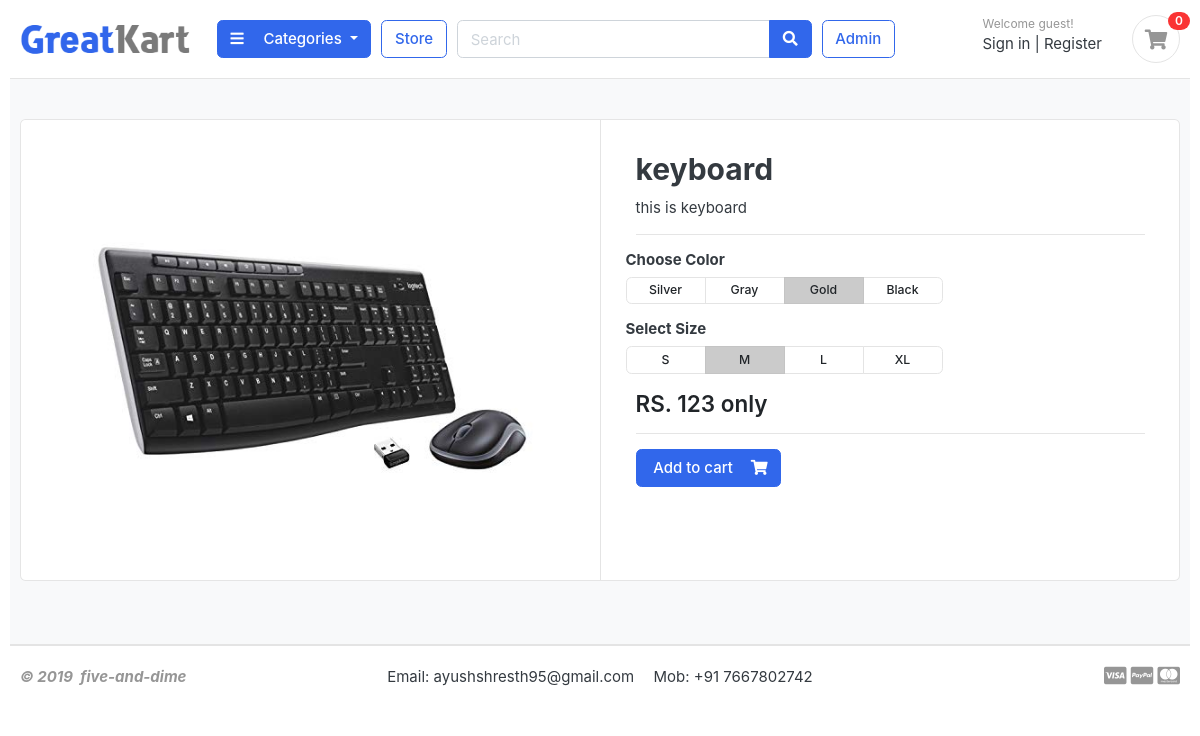
The app's page /store/category/electronic/keyboard/ with its own data.
### store/models.py (models this page shows, shortened)
class Products(models.Model):
    product_name = models.CharField(max_length=100, unique=True)
    slug = models.SlugField(max_length=100, unique=True)
    description = models.TextField(max_length=300, blank=True)
    price = models.IntegerField()
    image = models.ImageField(upload_to="photos/product")
    stock = models.IntegerField()
    available = models.BooleanField(default=True)
    categories = models.ForeignKey(Categories, on_delete=models.CASCADE)
    created_date = models.DateTimeField(auto_now_add=True)
    modified_date = models.DateTimeField(auto_now=True)
    class Meta:
        verbose_name = "Products"
        verbose_name_plural = "Products"

### store/views.py (the view)
def product_detail(request, categories_slug, product_slug):
    try:
        single_product = Products.objects.get(categories__slug=categories_slug,
                                          slug=product_slug)
        print("hello")
    except Exception as exceptions:
        raise exceptions
    param1 = {"single_product": single_product}
    return render(request, 'product.html', param1)

### categories/context_processors.py (called while the page is built)
def menu_links(request):
    link = Categories.objects.all()
    return dict(links=link)

### categories/models.py (called while the page is built)
    def get_url(self):
        return(reverse('product_by_categories', args=[self.slug] ))

### templates/product.html (shortened to what this page needs)
{% extends 'base.html' %} {% load static %} {% block content %}
<section class="section-content padding-y bg">
  <div class="container">
    <div class="card">
      <div class="row no-gutters">
        <aside class="col-md-6">
          <article class="gallery-wrap">
            <div class="img-big-wrap">
              <a href="#"><img src="{{single_product.image.url}}" /></a>
            </div>
          </article>
        </aside>
        <main class="col-md-6 border-left">
          <article class="content-body">
            <h2 class="title">{{single_product.product_name}}</h2>
            <p>{{single_product.description}}</p>
            <hr />
            <div class="row">
              <div class="item-option-select">
                <h6>Choose Color</h6>
                <div
                  class="btn-group btn-group-sm btn-group-toggle"
                  data-toggle="buttons"
                >
                  <label class="btn btn-light">
                    <input type="radio" name="radio_color" /> Silver
                  </label>
                  <label class="btn btn-light">
                    <input type="radio" name="radio_color" /> Gray
                  </label>
                  <label class="btn btn-light active">
                    <input type="radio" name="radio_color checked" /> Gold
                  </label>
                  <label class="btn btn-light">
                    <input type="radio" name="radio_color" /> Black
                  </label>
                </div>
              </div>
            </div>
            <div class="row">
              <div class="item-option-select">
                <h6>Select Size</h6>
                <div
                  class="btn-group btn-group-sm btn-group-toggle"
                  data-toggle="buttons"
                >
                  <label class="btn btn-light">
                    <input type="radio" name="radio_color" /> S
                  </label>
                  <label class="btn btn-light active">
                    <input type="radio" name="radio_color" checked /> M
                  </label>
                  <label class="btn btn-light">
                    <input type="radio" name="radio_color" /> L
                  </label>
                  <label class="btn btn-light">
                    <input type="radio" name="radio_color" /> XL
                  </label>
                </div>
              </div>
            </div>
            <div class="mb-3">
              <var class="price h4">RS. {{single_product.price}} only</var>
            </div>
            <hr />
            {% if single_product.stock <= 0 %}
            <h2 class="text-center"><b> Out Of Stock </b></h2>
            {% else %}
            <a href="{% url 'add_cart' single_product.id %}" class="btn btn-primary">
              <span class="text">&nbsp;Add to cart&nbsp;</span>
              <i class="fas fa-shopping-cart"></i>
            </a>
            {% endif %}
          </article>
        </main>
      </div>
    </div>
    <br />
  </div>
</section>
{% endblock content %}

### static/css/ui.css (style rules this page uses)
html { font-family: "Inter", sans-serif; font-size: 15px; }
.content-body { flex: 1 1 auto; padding: 2rem 2.3rem; }
.padding-y { padding-top: 40px; padding-bottom: 40px; }
var { font-style: normal; }
article:after, .form-group:after { display: block; clear: both; content: ""; }
.bg { background-color: #f8f9fa; }
.btn-light { background-color: #fff; border-color: #e4e4e4; }
.btn .text + i { margin-left: 10px; }
.price { font-weight: 600; color: #212529; }
.gallery-wrap .img-big-wrap { margin-bottom: 10px; border-radius: 0.37rem; overflow: hidden; background-color: #fff; }
.gallery-wrap .img-big-wrap a { text-align: center; display: block; }
.gallery-wrap .img-big-wrap img { height: 450px; width: auto; display: inline-block; }
.item-option-select { margin-bottom: 1rem; display: inline-block; margin-right: 15px; }
.item-option-select .btn { min-width: 80px; }

### records on screen
Products: image (picture), product_name "keyboard", description "this is keyboard", price "123"
